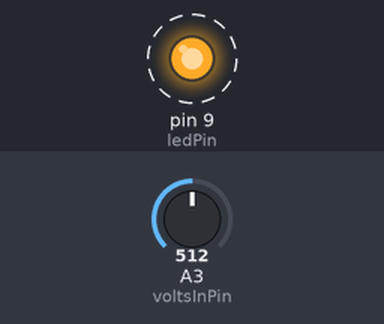
A sketch run on a simulated Arduino Uno, built with avr-gcc and run on an emulated ATmega328P. Parts: output pins drawn as LEDs (lit = HIGH). Dashed ring = blinking. The inputs (shaded band) are chosen by the test bench; at power-on: A3 (voltsInPin) = 512.

Above: at 1.4 s.
1.5 s: A3 (voltsInPin) set to 122
At 1.65 s:
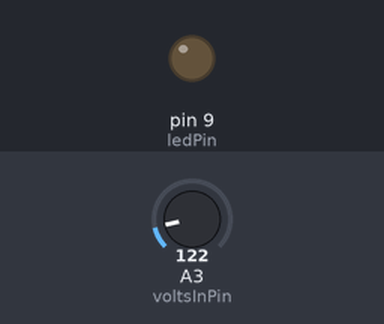
4.7 s: A3 (voltsInPin) set to 511
At 4.89 s:
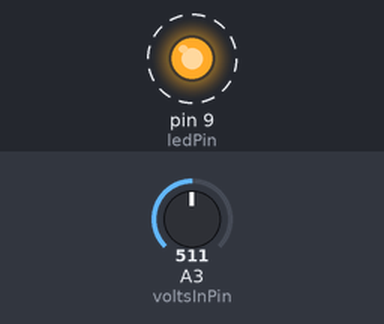
Timing chart, 0 to 13.9 s (numbered marks = the images above; inputs shaded):
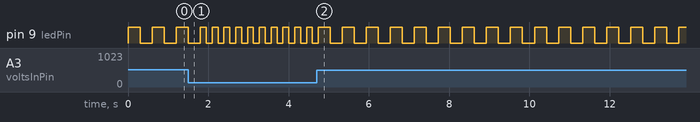

The sketch:

ch06_variable_led_flash.ino
```cpp
const int voltsInPin = A3;
const int ledPin = 9;

void setup() {
  pinMode(ledPin, OUTPUT);
}

void loop() {
  int rawReading = analogRead(voltsInPin);
  int period = map(rawReading, 0, 1023, 100, 500);
  digitalWrite(ledPin, HIGH);
  delay(period);
  digitalWrite(ledPin, LOW);
  delay(period);
}
```

Measured:
- after the input at 4.7 s, pin 9 (ledPin): alternates HIGH for 0.30 s and LOW for 0.30 s, starting after 0.34 s
- by itself, pin 9 (ledPin): repeats every 0.29 s: HIGH 0.15 s, LOW 0.15 s
